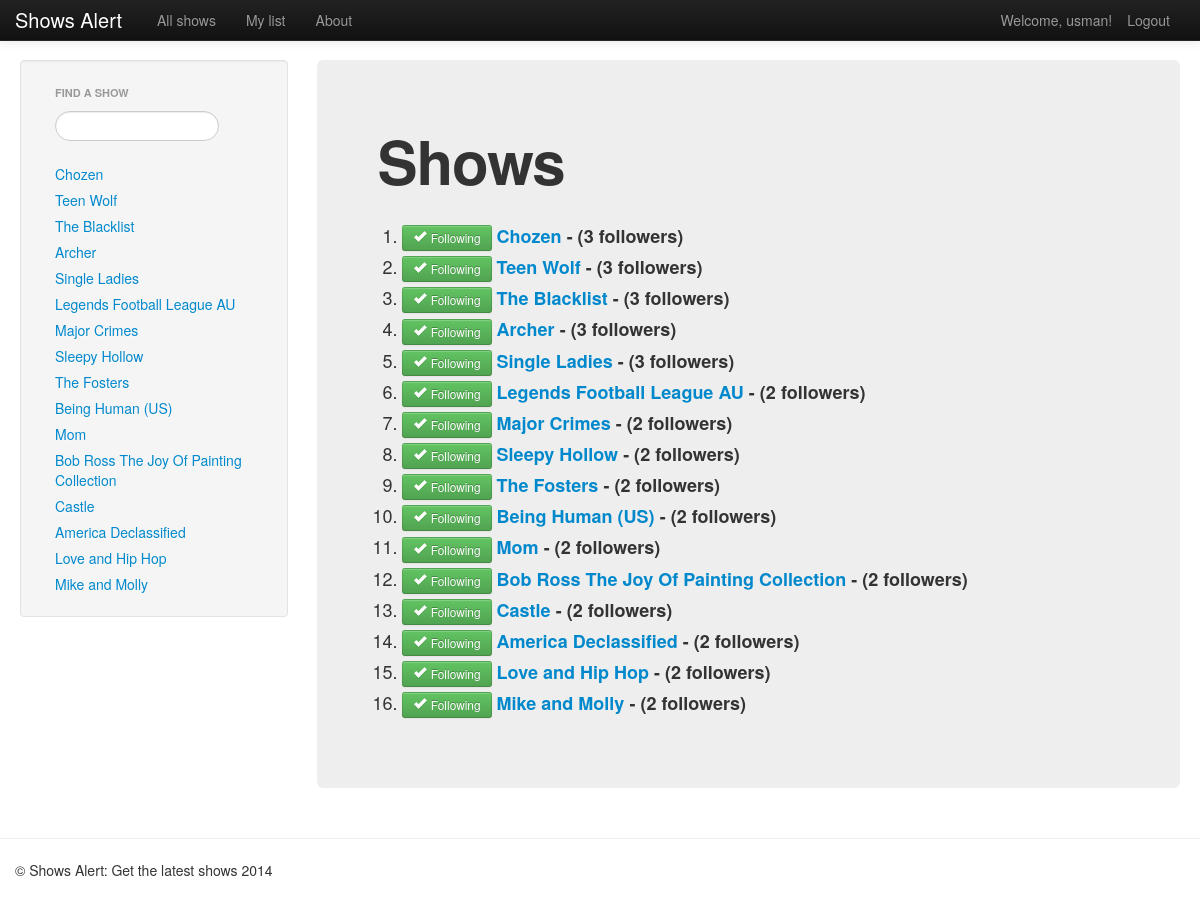
The app's page /rango/shows_list/ (signed in) with its own data.
### rango/models.py (models this page shows, shortened)
class TvShows(models.Model):
	show_name = models.CharField(max_length=100)
	url = models.URLField(max_length=300, blank=True)
	picture_link = models.URLField(max_length=300, blank=True)
	likes = models.IntegerField(default=5)
	added = models.IntegerField(default=2)
	users = models.ManyToManyField(User, blank=True)

### rango/views.py (the view)
def shows_list(request):
	context = RequestContext(request)
	show_list = get_category_list()
	context_dict = {'show_list': show_list}
	try:
		up = UserProfile.objects.get(user=request.user)
		context_dict['up'] = up
	except:
		up = None
	if up:
		user_show_list = up.show_list.all()
		context_dict['user_show_list'] = user_show_list
	cat_list = get_category_list()
	context_dict['cat_list'] = cat_list
	return render_to_response('rango/shows_list.html', context_dict, context)

### rango/views.py (called while the page is built)
def encode_url(name):
	return name.replace(' ', '_')

def get_category_list(max_results=0, starts_with=''):
	cat_list = []
	if starts_with:
		cat_list = TvShows.objects.filter(name__startswith=starts_with)
	else:
		cat_list = TvShows.objects.all()
	if max_results > 0:
		if len(cat_list) > max_results:
			cat_list = cat_list[:max_results]
	for cat in cat_list:
		cat.added = cat.users.count()
		cat.url = encode_url(cat.show_name)
	return cat_list

### templates/rango/shows_list.html (shortened to what this page needs)
{% extends "rango/base.html" %}
{% block body_block %}
<div class="hero-unit">
    <h1>Shows</h1>
    <div id="list">
        {% if up %}
            <ol>
                {% for show in show_list %}
                <li>
                    <strong>
                    {% if show not in user_show_list %}
                        <button id ="add" data-showid="{{show.id}}" class="btn btn-primary btn-small"><i class="icon-white icon-thumbs-up"></i> Follow</button>
                    {% else %}
                        <button class="btn btn-success btn-small"><i class="icon-white icon-ok"></i> Following</button>
                 {% endif %}
                    <a href="/rango/show/{{ show.url}}">{{show.show_name}}</a>
                    {% if show.added > 1 %}
                        - ({{ show.added }} followers)
                    {% endif %}
                    </strong>
                </li>
                {% endfor %}
            </ol>
        {% else %}
        <strong>
            Sorry, no shows are currently available in our database.
        </strong>
        <br/>
        {% endif %}
    </div>
</div>
{% endblock %}

### templates/rango/base.html (shortened to what this page needs)
{% load static %}
<!DOCTYPE html>
<html>
    <head>
        <link href="{% static 'css/bootstrap-fluid-adj.css' %}" rel="stylesheet">
        <link href="{% static 'css/bootstrap.min.css' %}" rel="stylesheet" media="screen">
        <link href="{% static 'css/bootstrap-responsive.css' %}" rel="stylesheet">
    </head>
    <body>
        <div class="navbar navbar-inverse navbar-fixed-top">
            <div class="navbar-inner">
                <div class="container">
                    <a class="brand" href="/rango/">Shows Alert</a>
                   <div class="nav-collapse collapse">
                       <ul class="nav pull-right">
                           {% if user.is_authenticated %}
                            <li class="navbar-text">Welcome, {{ user.username }}!</li>
                            <li><a href="/rango/logout/">Logout</a></li>
                           {% else %}
                            <li><a href="/rango/register/">Register</a></li>
                            <li><a href="/rango/login/">Login</a></li>
                           {% endif %}
                       </ul>
                       <ul class="nav">
                           {% if user.is_authenticated %}
                            <li><a href="/rango/shows_list/">All shows</a></li>
                            <li><a href="/rango/my_list/">My list</a></li>
                            {% else %}
                            <li><a href="/rango/shows_list/">All shows</a></li>
                           {% endif %}
                             <li><a href="/rango/about/">About</a></li>
                       </ul>
                   </div>
               </div>
           </div>
        </div>
        <div class="container-fluid">
            <div class="row-fluid">
                <div class="span3">
                    <div class="well sidebar-nav">
        <ul class="nav nav-list">
                <li class="nav-header">Find a show</li>
                <form>
                <li><input  class="search-query span10" type="text" name="suggestion" value="" id="suggestion" /></li>
                </form>
        </ul>
{% if cat_list %}
        <div id="cats">
                {% include 'rango/category_list.html' with cat_list=cat_list %}
        </div>
{% endif %}
                    </div>
                </div>
                <div class="span9">
                    {% block body_block %}
                    {% endblock %}
                </div>
            </div>
        </div>
        <hr>
        <footer>
            <div class="container">
                <p>&copy; Shows Alert: Get the latest shows 2014</p>
            </div>
        </footer>
    </body>
</html>

### templates/rango/category_list.html
<ul class="nav nav-list">
    {% if cat_list %}
        {% for cat in cat_list %}
            <li><a href="/rango/show/{{ cat.url }}">{{ cat.show_name }}</a></li>
        {% endfor %}
    {% else %}
        <li>No shows are present.</li>
   {% endif %}
</ul>

### records on screen
TvShows: show_name "Chozen", added "3"
TvShows: show_name "Teen Wolf", added "3"
TvShows: show_name "The Blacklist", added "3"
TvShows: show_name "Archer", added "3"
TvShows: show_name "Single Ladies", added "3"
TvShows: show_name "Legends Football League AU", added "2"
TvShows: show_name "Major Crimes", added "2"
TvShows: show_name "Sleepy Hollow", added "2"
TvShows: show_name "The Fosters", added "2"
TvShows: show_name "Being Human (US)", added "2"
TvShows: show_name "Mom", added "2"
TvShows: show_name "Bob Ross The Joy Of Painting Collection", added "2"
TvShows: show_name "Castle", added "2"
TvShows: show_name "America Declassified", added "2"
TvShows: show_name "Love and Hip Hop", added "2"
TvShows: show_name "Mike and Molly", added "2"

### other values on screen
{{ user.username }} "usman"
